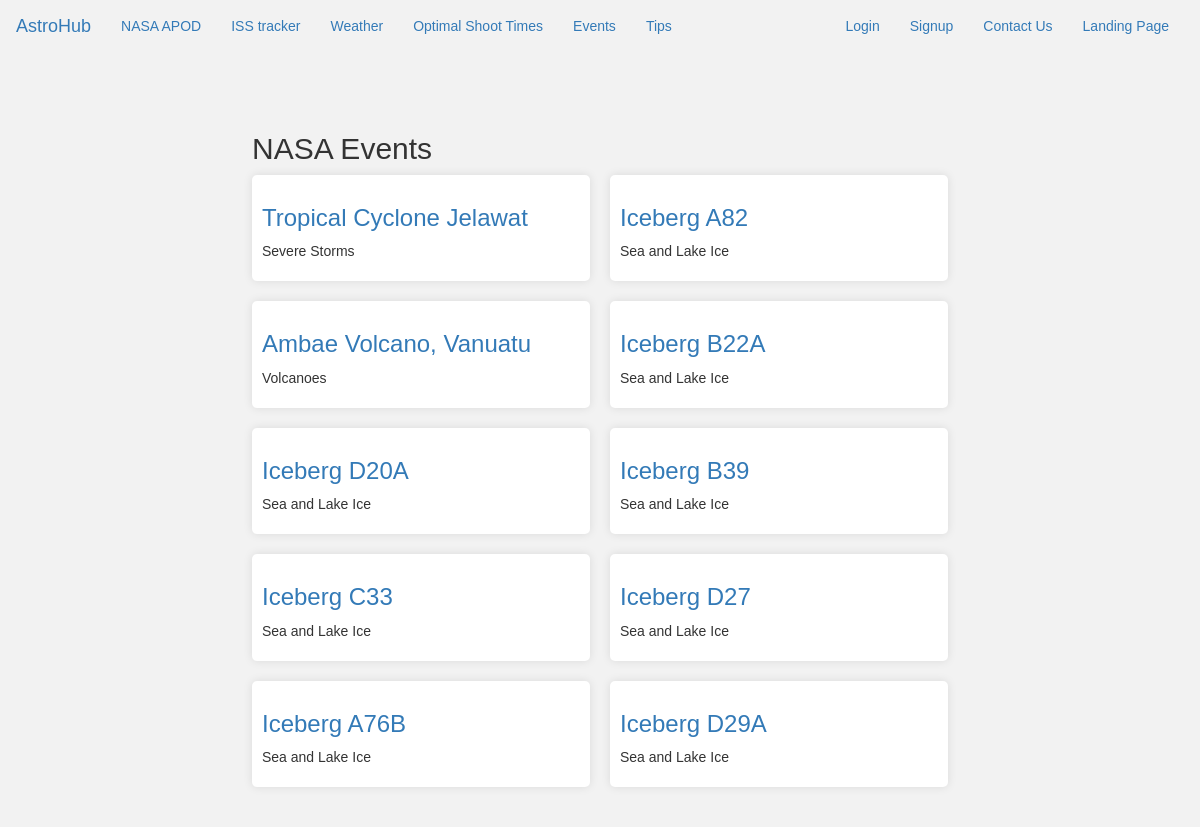
Screenshot of /events/ with the database file from the repository.
### events/models.py (models this page shows, shortened)
class NASAEvent(models.Model):
    event_id = models.CharField(max_length=50)
    title = models.CharField(max_length=255)
    description = models.TextField(blank=True, null=True)
    link = models.URLField()
    categories = models.CharField(max_length=100)
    sources = models.CharField(max_length=100)

### events/views.py (the view)
# urls.py: path('events/', views.event_list, name='event_list'),
def event_list(request):
    events = NASAEvent.objects.all()
    return render(request, 'events/event_list.html', {'events': events})

### events/templates/events/event_list.html (shortened to what this page needs)
{% extends "base.html" %}
{% load static %}
{% block extracss %}
    <link rel="stylesheet" href="{% static 'css/event_info.css' %}">
{% endblock %}
{% block content %}
    {% if events %}
    <div class="container">
        <h2>NASA Events</h2>
        <div class="event-list">
            {% for event in events %}
                <div class="event-card">
                    <h3><a href="{% url 'events:event_detail' event.id %}">{{ event.title }}</a></h3>
                    <p>{{ event.categories }}</p>
                </div>
            {% endfor %}
        </div>
    </div>
    {% else %}
        <h1>No events available :(</h1>
    {% endif %}
{% endblock %}

### events/static/css/event_info.css (style rules this page uses)
body { font-family: Arial, sans-serif; margin: 0; padding: 0; background-color: #f2f2f2; }
.container { width: 80%; margin: 0 auto; padding: 20px; }
.event-list { display: grid; grid-template-columns: repeat(auto-fill, minmax(250px, 1fr)); gap: 20px; }
.event-card { background-color: #fff; border-radius: 5px; padding: 10px; box-shadow: 0 0 10px rgba(0, 0, 0, 0.1); }

### rows the page displays
NASAEvent: title "Tropical Cyclone Jelawat", categories "Severe Storms"
NASAEvent: title "Iceberg A82", categories "Sea and Lake Ice"
NASAEvent: title "Ambae Volcano, Vanuatu", categories "Volcanoes"
NASAEvent: title "Iceberg B22A", categories "Sea and Lake Ice"
NASAEvent: title "Iceberg D20A", categories "Sea and Lake Ice"
NASAEvent: title "Iceberg B39", categories "Sea and Lake Ice"
NASAEvent: title "Iceberg C33", categories "Sea and Lake Ice"
NASAEvent: title "Iceberg D27", categories "Sea and Lake Ice"
NASAEvent: title "Iceberg A76B", categories "Sea and Lake Ice"
NASAEvent: title "Iceberg D29A", categories "Sea and Lake Ice"
